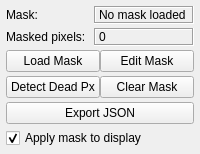
<?xml version="1.0" encoding="UTF-8"?>
<!-- Copyright (C) UChicago Argonne, LLC -->
<!-- See LICENSE file for details -->
<ui version="4.0">
 <class>AreaDetMaskDockWidget</class>
 <widget class="QWidget" name="AreaDetMaskDockWidget">
  <property name="windowTitle">
   <string>Mask</string>
  </property>
  <layout class="QFormLayout" name="layoutMask">
   <property name="horizontalSpacing"><number>8</number></property>
   <property name="verticalSpacing"><number>4</number></property>
   <property name="leftMargin"><number>6</number></property>
   <property name="topMargin"><number>6</number></property>
   <property name="rightMargin"><number>6</number></property>
   <property name="bottomMargin"><number>6</number></property>
   <item row="0" column="0">
    <widget class="QLabel" name="lbl_mask_caption"><property name="text"><string>Mask:</string></property></widget>
   </item>
   <item row="0" column="1">
    <widget class="QLabel" name="lbl_mask_info"><property name="text"><string>No mask loaded</string></property><property name="frameShape"><enum>QFrame::Box</enum></property><property name="frameShadow"><enum>QFrame::Sunken</enum></property><property name="wordWrap"><bool>true</bool></property><property name="valueLabel" stdset="0"><bool>true</bool></property></widget>
   </item>
   <item row="1" column="0">
    <widget class="QLabel" name="lbl_mask_count_caption"><property name="text"><string>Masked pixels:</string></property></widget>
   </item>
   <item row="1" column="1">
    <widget class="QLabel" name="lbl_mask_pixel_count"><property name="text"><string>0</string></property><property name="frameShape"><enum>QFrame::Box</enum></property><property name="frameShadow"><enum>QFrame::Sunken</enum></property><property name="valueLabel" stdset="0"><bool>true</bool></property></widget>
   </item>
   <item row="2" column="0" colspan="2">
    <layout class="QHBoxLayout" name="layoutLoadShow"><item><widget class="QPushButton" name="btn_load_mask"><property name="text"><string>Load Mask</string></property></widget></item><item><widget class="QPushButton" name="btn_edit_mask"><property name="text"><string>Edit Mask</string></property><property name="toolTip"><string>Open the mask editor (creates a blank mask if none exists)</string></property></widget></item></layout>
   </item>
   <item row="3" column="0" colspan="2">
    <layout class="QHBoxLayout" name="layoutDetectClear"><item><widget class="QPushButton" name="btn_detect_dead"><property name="text"><string>Detect Dead Px</string></property></widget></item><item><widget class="QPushButton" name="btn_clear_mask"><property name="text"><string>Clear Mask</string></property></widget></item></layout>
   </item>
   <item row="4" column="0" colspan="2">
    <widget class="QPushButton" name="btn_export_json"><property name="text"><string>Export JSON</string></property><property name="toolTip"><string>Export mask as EPICS NDPluginBadPixel JSON</string></property></widget>
   </item>
   <item row="5" column="0" colspan="2">
    <widget class="QCheckBox" name="chk_apply_mask"><property name="text"><string>Apply mask to display</string></property><property name="checked"><bool>true</bool></property></widget>
   </item>
  </layout>
 </widget>
 <resources/>
 <connections/>
</ui>
